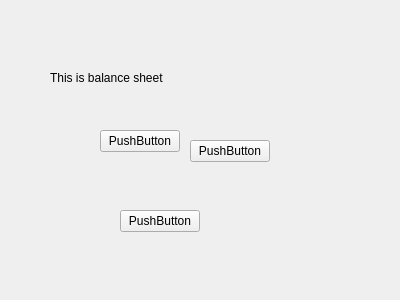
<?xml version="1.0" encoding="UTF-8"?>
<ui version="4.0">
 <class>Form</class>
 <widget class="QWidget" name="Form">
  <property name="geometry">
   <rect>
    <x>0</x>
    <y>0</y>
    <width>400</width>
    <height>300</height>
   </rect>
  </property>
  <property name="windowTitle">
   <string>Form</string>
  </property>
  <widget class="QLabel" name="label">
   <property name="geometry">
    <rect>
     <x>50</x>
     <y>70</y>
     <width>191</width>
     <height>16</height>
    </rect>
   </property>
   <property name="text">
    <string>This is balance sheet</string>
   </property>
  </widget>
  <widget class="QPushButton" name="pushButton">
   <property name="geometry">
    <rect>
     <x>120</x>
     <y>210</y>
     <width>80</width>
     <height>22</height>
    </rect>
   </property>
   <property name="text">
    <string>PushButton</string>
   </property>
  </widget>
  <widget class="QPushButton" name="pushButton_2">
   <property name="geometry">
    <rect>
     <x>190</x>
     <y>140</y>
     <width>80</width>
     <height>22</height>
    </rect>
   </property>
   <property name="text">
    <string>PushButton</string>
   </property>
  </widget>
  <widget class="QPushButton" name="pushButton_3">
   <property name="geometry">
    <rect>
     <x>100</x>
     <y>130</y>
     <width>80</width>
     <height>22</height>
    </rect>
   </property>
   <property name="text">
    <string>PushButton</string>
   </property>
  </widget>
 </widget>
 <resources/>
 <connections/>
</ui>
